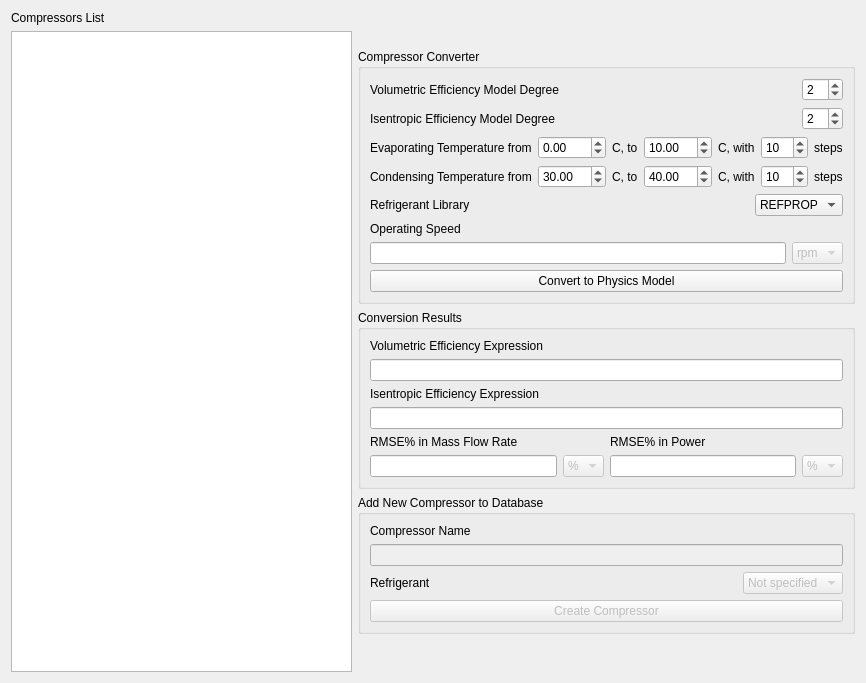
<?xml version="1.0" encoding="UTF-8"?>
<ui version="4.0">
 <class>Form</class>
 <widget class="QWidget" name="Form">
  <property name="geometry">
   <rect>
    <x>0</x>
    <y>0</y>
    <width>866</width>
    <height>683</height>
   </rect>
  </property>
  <property name="windowTitle">
   <string>Compressor to Physics Model Converter</string>
  </property>
  <layout class="QHBoxLayout" name="horizontalLayout_14">
   <item>
    <layout class="QVBoxLayout" name="verticalLayout">
     <item>
      <widget class="QLabel" name="Compressors_list_label">
       <property name="text">
        <string>Compressors List</string>
       </property>
      </widget>
     </item>
     <item>
      <widget class="QListWidget" name="Compressors_list"/>
     </item>
    </layout>
   </item>
   <item>
    <layout class="QVBoxLayout" name="verticalLayout_5">
     <item>
      <spacer name="verticalSpacer_2">
       <property name="orientation">
        <enum>Qt::Vertical</enum>
       </property>
       <property name="sizeHint" stdset="0">
        <size>
         <width>20</width>
         <height>40</height>
        </size>
       </property>
      </spacer>
     </item>
     <item>
      <widget class="QGroupBox" name="groupBox">
       <property name="title">
        <string>Compressor Converter</string>
       </property>
       <layout class="QVBoxLayout" name="verticalLayout_12">
        <item>
         <layout class="QHBoxLayout" name="horizontalLayout_2">
          <item>
           <widget class="QLabel" name="label">
            <property name="text">
             <string>Volumetric Efficiency Model Degree</string>
            </property>
           </widget>
          </item>
          <item>
           <spacer name="horizontalSpacer">
            <property name="orientation">
             <enum>Qt::Horizontal</enum>
            </property>
            <property name="sizeHint" stdset="0">
             <size>
              <width>40</width>
              <height>20</height>
             </size>
            </property>
           </spacer>
          </item>
          <item>
           <widget class="QSpinBox" name="volumetric_degree">
            <property name="minimum">
             <number>1</number>
            </property>
            <property name="value">
             <number>2</number>
            </property>
           </widget>
          </item>
         </layout>
        </item>
        <item>
         <layout class="QHBoxLayout" name="horizontalLayout_3">
          <item>
           <widget class="QLabel" name="label_2">
            <property name="text">
             <string>Isentropic Efficiency Model Degree</string>
            </property>
           </widget>
          </item>
          <item>
           <spacer name="horizontalSpacer_2">
            <property name="orientation">
             <enum>Qt::Horizontal</enum>
            </property>
            <property name="sizeHint" stdset="0">
             <size>
              <width>40</width>
              <height>20</height>
             </size>
            </property>
           </spacer>
          </item>
          <item>
           <widget class="QSpinBox" name="isentropic_degree">
            <property name="minimum">
             <number>1</number>
            </property>
            <property name="value">
             <number>2</number>
            </property>
           </widget>
          </item>
         </layout>
        </item>
        <item>
         <layout class="QHBoxLayout" name="horizontalLayout_4">
          <item>
           <widget class="QLabel" name="label_3">
            <property name="text">
             <string>Evaporating Temperature from</string>
            </property>
           </widget>
          </item>
          <item>
           <widget class="QDoubleSpinBox" name="Te_from">
            <property name="minimum">
             <double>-100.000000000000000</double>
            </property>
            <property name="maximum">
             <double>100.000000000000000</double>
            </property>
           </widget>
          </item>
          <item>
           <widget class="QLabel" name="label_4">
            <property name="text">
             <string>C, to</string>
            </property>
           </widget>
          </item>
          <item>
           <widget class="QDoubleSpinBox" name="Te_to">
            <property name="minimum">
             <double>-100.000000000000000</double>
            </property>
            <property name="maximum">
             <double>100.000000000000000</double>
            </property>
            <property name="value">
             <double>10.000000000000000</double>
            </property>
           </widget>
          </item>
          <item>
           <widget class="QLabel" name="label_5">
            <property name="text">
             <string>C, with</string>
            </property>
           </widget>
          </item>
          <item>
           <widget class="QSpinBox" name="Te_step">
            <property name="minimum">
             <number>1</number>
            </property>
            <property name="maximum">
             <number>200</number>
            </property>
            <property name="value">
             <number>10</number>
            </property>
           </widget>
          </item>
          <item>
           <widget class="QLabel" name="label_6">
            <property name="text">
             <string>steps</string>
            </property>
           </widget>
          </item>
         </layout>
        </item>
        <item>
         <layout class="QHBoxLayout" name="horizontalLayout_5">
          <item>
           <widget class="QLabel" name="label_7">
            <property name="text">
             <string>Condensing Temperature from</string>
            </property>
           </widget>
          </item>
          <item>
           <widget class="QDoubleSpinBox" name="Tc_from">
            <property name="minimum">
             <double>-100.000000000000000</double>
            </property>
            <property name="maximum">
             <double>100.000000000000000</double>
            </property>
            <property name="value">
             <double>30.000000000000000</double>
            </property>
           </widget>
          </item>
          <item>
           <widget class="QLabel" name="label_8">
            <property name="text">
             <string>C, to</string>
            </property>
           </widget>
          </item>
          <item>
           <widget class="QDoubleSpinBox" name="Tc_to">
            <property name="minimum">
             <double>-100.000000000000000</double>
            </property>
            <property name="maximum">
             <double>100.000000000000000</double>
            </property>
            <property name="value">
             <double>40.000000000000000</double>
            </property>
           </widget>
          </item>
          <item>
           <widget class="QLabel" name="label_9">
            <property name="text">
             <string>C, with</string>
            </property>
           </widget>
          </item>
          <item>
           <widget class="QSpinBox" name="Tc_step">
            <property name="minimum">
             <number>1</number>
            </property>
            <property name="maximum">
             <number>100</number>
            </property>
            <property name="value">
             <number>10</number>
            </property>
           </widget>
          </item>
          <item>
           <widget class="QLabel" name="label_10">
            <property name="text">
             <string>steps</string>
            </property>
           </widget>
          </item>
         </layout>
        </item>
        <item>
         <layout class="QHBoxLayout" name="horizontalLayout_12">
          <item>
           <widget class="QLabel" name="Ref_library_label">
            <property name="sizePolicy">
             <sizepolicy hsizetype="Fixed" vsizetype="Preferred">
              <horstretch>0</horstretch>
              <verstretch>0</verstretch>
             </sizepolicy>
            </property>
            <property name="minimumSize">
             <size>
              <width>200</width>
              <height>0</height>
             </size>
            </property>
            <property name="maximumSize">
             <size>
              <width>150</width>
              <height>16777215</height>
             </size>
            </property>
            <property name="toolTip">
             <string>Refrigerant that can be used with the compressor</string>
            </property>
            <property name="text">
             <string>Refrigerant Library</string>
            </property>
            <property name="wordWrap">
             <bool>true</bool>
            </property>
           </widget>
          </item>
          <item>
           <spacer name="horizontalSpacer_18">
            <property name="orientation">
             <enum>Qt::Horizontal</enum>
            </property>
            <property name="sizeHint" stdset="0">
             <size>
              <width>40</width>
              <height>20</height>
             </size>
            </property>
           </spacer>
          </item>
          <item>
           <widget class="QComboBox" name="Ref_library">
            <property name="toolTip">
             <string>Refrigerant that can be used with the compressor</string>
            </property>
            <item>
             <property name="text">
              <string>REFPROP</string>
             </property>
            </item>
            <item>
             <property name="text">
              <string>HEOS</string>
             </property>
            </item>
           </widget>
          </item>
         </layout>
        </item>
        <item>
         <layout class="QVBoxLayout" name="verticalLayout_10">
          <item>
           <widget class="QLabel" name="Speed_label">
            <property name="text">
             <string>Operating Speed</string>
            </property>
           </widget>
          </item>
          <item>
           <layout class="QHBoxLayout" name="horizontalLayout">
            <item>
             <widget class="QLineEdit" name="Speed">
              <property name="readOnly">
               <bool>false</bool>
              </property>
             </widget>
            </item>
            <item>
             <widget class="QComboBox" name="Speed_unit">
              <property name="enabled">
               <bool>false</bool>
              </property>
              <item>
               <property name="text">
                <string>rpm</string>
               </property>
              </item>
             </widget>
            </item>
           </layout>
          </item>
         </layout>
        </item>
        <item>
         <widget class="QPushButton" name="Convert_button">
          <property name="text">
           <string>Convert to Physics Model</string>
          </property>
         </widget>
        </item>
       </layout>
      </widget>
     </item>
     <item>
      <widget class="QGroupBox" name="groupBox_2">
       <property name="title">
        <string>Conversion Results</string>
       </property>
       <layout class="QVBoxLayout" name="verticalLayout_13">
        <item>
         <layout class="QVBoxLayout" name="verticalLayout_2">
          <item>
           <widget class="QLabel" name="eta_volumetric_label">
            <property name="text">
             <string>Volumetric Efficiency Expression</string>
            </property>
           </widget>
          </item>
          <item>
           <widget class="QLineEdit" name="eta_volumetric">
            <property name="readOnly">
             <bool>true</bool>
            </property>
           </widget>
          </item>
         </layout>
        </item>
        <item>
         <layout class="QVBoxLayout" name="verticalLayout_3">
          <item>
           <widget class="QLabel" name="eta_isentropic_label">
            <property name="text">
             <string>Isentropic Efficiency Expression</string>
            </property>
           </widget>
          </item>
          <item>
           <widget class="QLineEdit" name="eta_isentropic">
            <property name="readOnly">
             <bool>true</bool>
            </property>
           </widget>
          </item>
         </layout>
        </item>
        <item>
         <layout class="QHBoxLayout" name="horizontalLayout_9">
          <item>
           <layout class="QVBoxLayout" name="verticalLayout_9">
            <item>
             <widget class="QLabel" name="RMSE_M_label">
              <property name="text">
               <string>RMSE% in Mass Flow Rate</string>
              </property>
             </widget>
            </item>
            <item>
             <layout class="QHBoxLayout" name="horizontalLayout_8">
              <item>
               <widget class="QLineEdit" name="RMSE_M">
                <property name="readOnly">
                 <bool>true</bool>
                </property>
               </widget>
              </item>
              <item>
               <widget class="QComboBox" name="RMSE_M_unit">
                <property name="enabled">
                 <bool>false</bool>
                </property>
                <item>
                 <property name="text">
                  <string>%</string>
                 </property>
                </item>
               </widget>
              </item>
             </layout>
            </item>
           </layout>
          </item>
          <item>
           <layout class="QVBoxLayout" name="verticalLayout_8">
            <item>
             <widget class="QLabel" name="RMSE_P_label">
              <property name="text">
               <string>RMSE% in Power</string>
              </property>
             </widget>
            </item>
            <item>
             <layout class="QHBoxLayout" name="horizontalLayout_7">
              <item>
               <widget class="QLineEdit" name="RMSE_P">
                <property name="readOnly">
                 <bool>true</bool>
                </property>
               </widget>
              </item>
              <item>
               <widget class="QComboBox" name="RMSE_P_unit">
                <property name="enabled">
                 <bool>false</bool>
                </property>
                <item>
                 <property name="text">
                  <string>%</string>
                 </property>
                </item>
               </widget>
              </item>
             </layout>
            </item>
           </layout>
          </item>
         </layout>
        </item>
       </layout>
      </widget>
     </item>
     <item>
      <widget class="QGroupBox" name="groupBox_3">
       <property name="title">
        <string>Add New Compressor to Database</string>
       </property>
       <layout class="QVBoxLayout" name="verticalLayout_4">
        <item>
         <layout class="QVBoxLayout" name="verticalLayout_7">
          <item>
           <widget class="QLabel" name="Comp_name_label">
            <property name="text">
             <string>Compressor Name</string>
            </property>
           </widget>
          </item>
          <item>
           <widget class="QLineEdit" name="Comp_name">
            <property name="enabled">
             <bool>false</bool>
            </property>
           </widget>
          </item>
         </layout>
        </item>
        <item>
         <layout class="QHBoxLayout" name="horizontalLayout_10">
          <item>
           <widget class="QLabel" name="Comp_ref_label">
            <property name="sizePolicy">
             <sizepolicy hsizetype="Fixed" vsizetype="Preferred">
              <horstretch>0</horstretch>
              <verstretch>0</verstretch>
             </sizepolicy>
            </property>
            <property name="minimumSize">
             <size>
              <width>200</width>
              <height>0</height>
             </size>
            </property>
            <property name="maximumSize">
             <size>
              <width>150</width>
              <height>16777215</height>
             </size>
            </property>
            <property name="toolTip">
             <string>Refrigerant that can be used with the compressor</string>
            </property>
            <property name="text">
             <string>Refrigerant</string>
            </property>
            <property name="wordWrap">
             <bool>true</bool>
            </property>
           </widget>
          </item>
          <item>
           <spacer name="horizontalSpacer_16">
            <property name="orientation">
             <enum>Qt::Horizontal</enum>
            </property>
            <property name="sizeHint" stdset="0">
             <size>
              <width>40</width>
              <height>20</height>
             </size>
            </property>
           </spacer>
          </item>
          <item>
           <widget class="QComboBox" name="Comp_ref">
            <property name="enabled">
             <bool>false</bool>
            </property>
            <property name="toolTip">
             <string>Refrigerant that can be used with the compressor</string>
            </property>
            <item>
             <property name="text">
              <string>Not specified</string>
             </property>
            </item>
           </widget>
          </item>
         </layout>
        </item>
        <item>
         <widget class="QPushButton" name="Create_compressor_button">
          <property name="enabled">
           <bool>false</bool>
          </property>
          <property name="text">
           <string>Create Compressor</string>
          </property>
         </widget>
        </item>
       </layout>
      </widget>
     </item>
     <item>
      <spacer name="verticalSpacer">
       <property name="orientation">
        <enum>Qt::Vertical</enum>
       </property>
       <property name="sizeHint" stdset="0">
        <size>
         <width>20</width>
         <height>40</height>
        </size>
       </property>
      </spacer>
     </item>
    </layout>
   </item>
  </layout>
 </widget>
 <resources/>
 <connections/>
</ui>
